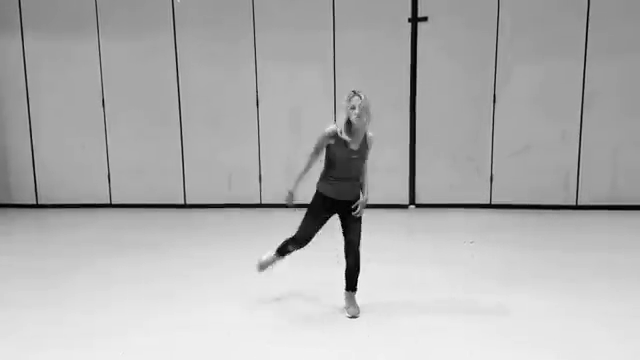
#> input picture frame 29 of opencv/pose-detection/dancing.mp4, 640 x 360 px, given in place of dog.mp4, which was not available
$ python read.py
#> lines starting #> are read from the running program, lines starting #| are printed output that depends on the picture
#> further down, frame is the input picture: shape (360, 640, 3); min 0, max 249, mean 176.8
import cv2 as cv

# video files use this
def rescaleFrame(frame, scale):
#> called with scale = 0.2
    width = int(frame.shape[1] * scale)
#> width = 128
    height = int(frame.shape[0] * scale)
#> height = 72
    dimensions = [width, height]
#> dimensions = [128, 72]
    return cv.resize(frame, dimensions, interpolation=cv.INTER_AREA)
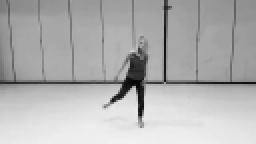
#> returned value: shape (72, 128, 3) (shown 2 times larger); min 6, max 241, mean 176.8

# live video use this
def changeRes(width, height):
    capture.set(3, width)
    capture.set(4, height)

# Reading images
# img = cv.imread('Resources/Photos/cat_large.jpg')
# cv.imshow('Cat', img)

# Reading videos
capture = cv.VideoCapture('Resources/Videos/dog.mp4')

while True:
    isTrue, frame = capture.read()
    frame_resized = rescaleFrame(frame, 0.2)
    cv.imshow('Video', frame_resized)

    if (cv.waitKey(20) & 0xFF==ord('d')):
#> (key Esc is pressed here)
        break

capture.release()
cv.destroyAllWindows()

$ run again, starting later in the video
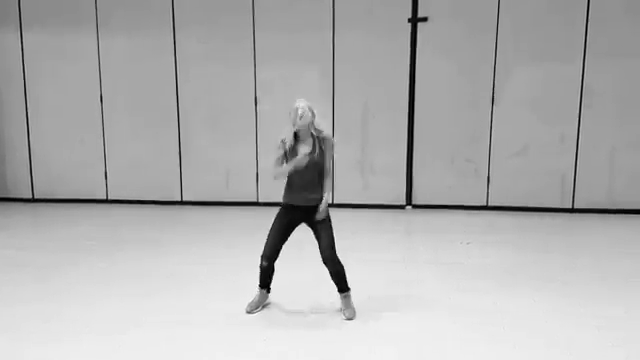
#> input picture frame 134 of opencv/pose-detection/dancing.mp4, 640 x 360 px, given in place of dog.mp4, which was not available
#> frame is the input picture: shape (360, 640, 3); min 0, max 255, mean 176.9
#> in rescaleFrame, `return cv.resize(frame, dimensions, interpolation=cv.INTER_AREA)`:
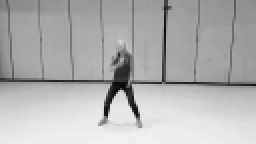
#> returned value: shape (72, 128, 3) (shown 2 times larger); min 8, max 242, mean 176.9

$ run again, starting later in the video
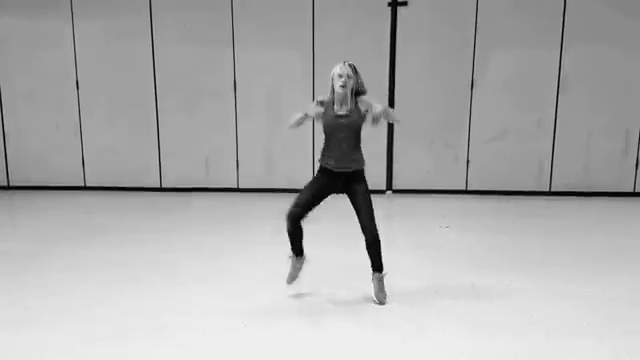
#> input picture frame 239 of opencv/pose-detection/dancing.mp4, 640 x 360 px, given in place of dog.mp4, which was not available
#> frame is the input picture: shape (360, 640, 3); min 0, max 249, mean 173.5
#> in rescaleFrame, `return cv.resize(frame, dimensions, interpolation=cv.INTER_AREA)`:
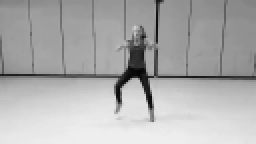
#> returned value: shape (72, 128, 3) (shown 2 times larger); min 6, max 239, mean 173.5
